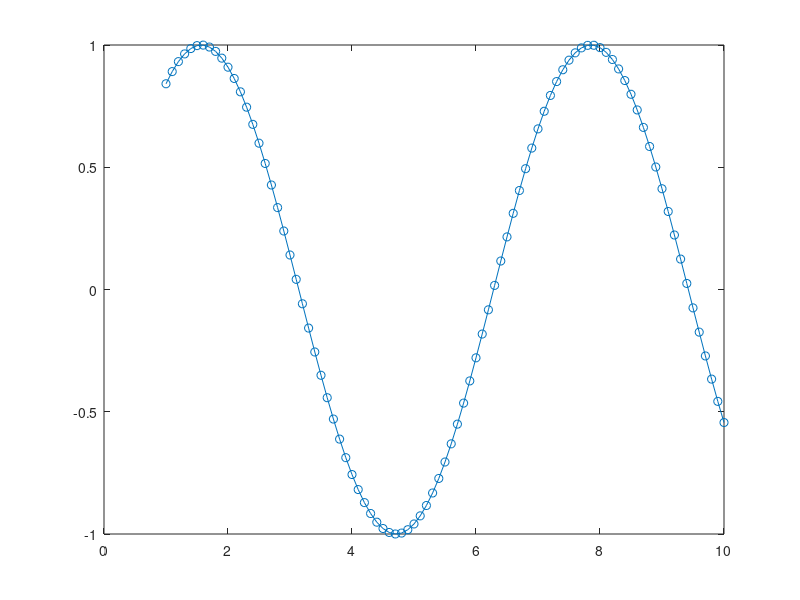

MATLAB code to generate this figure:
% hola que hace?
% dsdsdsdsdsdsdsd
%--------- 
% Para ejecutar este, debemos ponerlo en ....


close all;   %  esta linea cierra las figuras
clear;      % esto borra el workspace
x=1:.1:10;
y=sin(x)
figure;
plot(x,y,'-o');